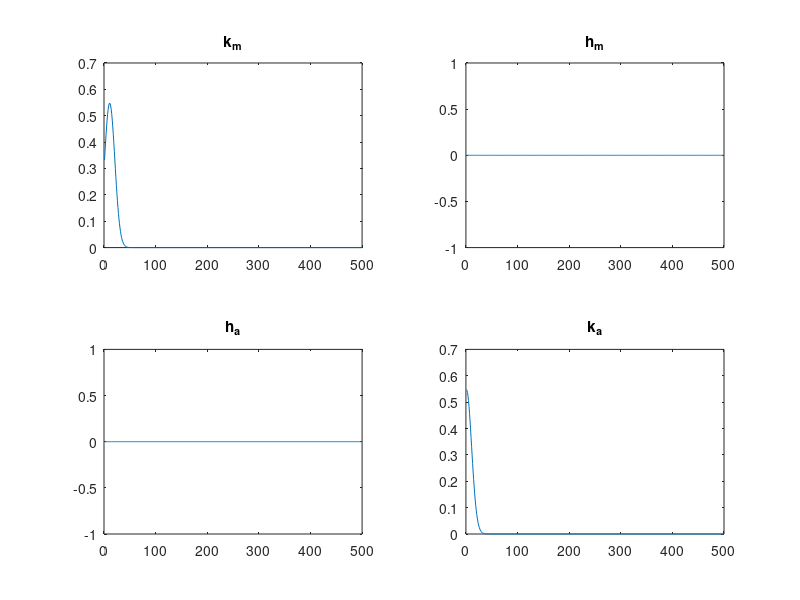
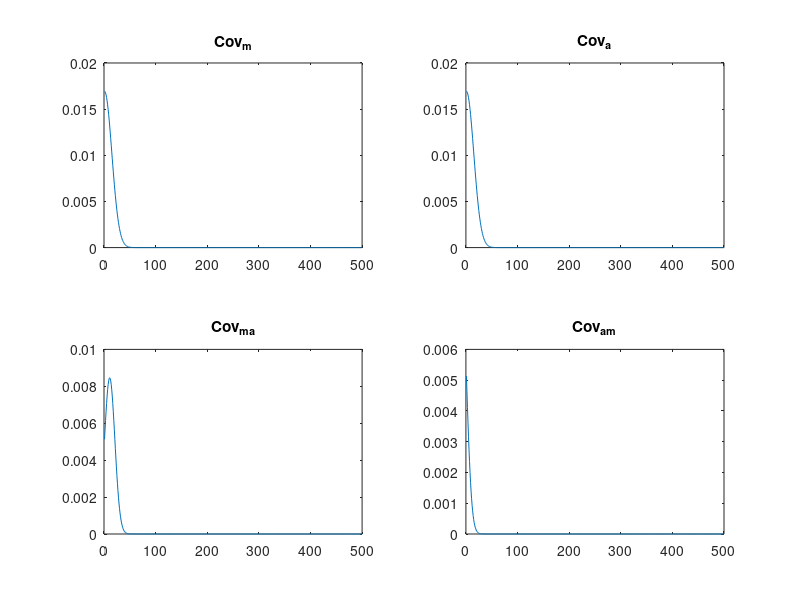
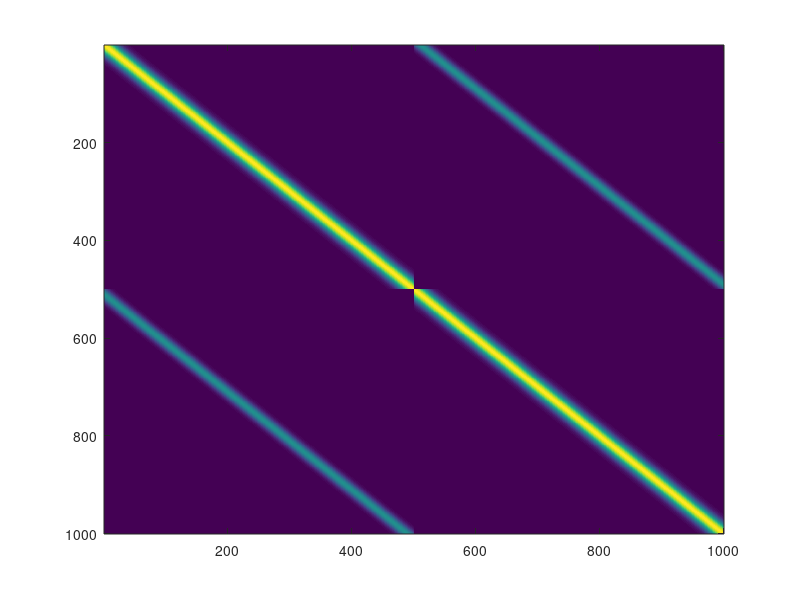
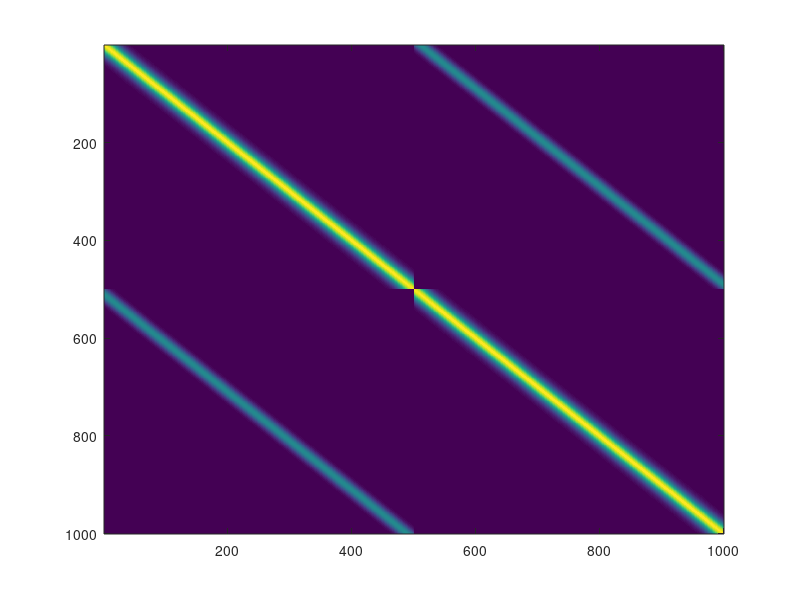

These figures' MATLAB source, in order: (Note: this script raises an error after producing the figures.)
% Short script to test analytical results regarding correlations between
% RFP and GcAMP that follow from our model assumptions
clear all;close all
%% Set recording parameters
T = 500; %length of recording
Ta = 10;%lag between activity and motion
t = 0:T-1;
%% Set parameters for coupled GP's
% Set means of tiem series
mu_a = 3;% Mean activity
mu_m = 2;% mean motion artifact

% Set parameters for convolution kernels of coupled components
mlenc = 10;%motion coupled length scale
mrhoc = sqrt(.3);%motion coupled standard deviation
alenc = 10;%activity autocovariance length scale
arhoc =sqrt(.3);%activity marginal standard deviation
lagm = 10;

% Set parameters for convolutions kernels of independent components
mrhoi = 0;%sqrt(1-mrhoc^2);
mleni = .8*mlenc;
arhoi =0;%sqrt(1-arhoc^2);
aleni = .5*alenc;

% Define convolution kernels
km = mrhoc*exp(-(t-lagm).^2/mlenc^2/2);
ka = arhoc*exp(-t.^2/alenc^2/2);
hm = mrhoi*exp(-(t).^2/mleni^2/2);
ha = arhoi*exp(-(t).^2/aleni^2/2);

figure;
subplot(221);plot(km);title('k_m')
subplot(222);plot(hm);title('h_m')
subplot(223);plot(ha);title('h_a')
subplot(224);plot(ka);title('k_a')

% Define functions that make covariances
cov_ii = @(rho,len,tt)(sqrt(pi)^-1*rho^2*exp(-tt.^2/len^2/4)/len);
covamfun = @(arho,mrho,alen,mlen,Sig,lag,tt)(sqrt(2*pi)^-1*arho*mrho*exp(-(tt-lag).^2/Sig/4)/sqrt(alen^2+mlen^2)); % anonymous function for cov

% Set parameters of covariance kernels based on convolution kernel
% parameters
Sigma_am = alenc^2*mlenc^2/(alenc^2+mlenc^2);
cov_mc = cov_ii(mrhoc,mlenc,t);
cov_ac = cov_ii(arhoc,alenc,t);
cov_mi = cov_ii(mrhoi,mleni,t);
cov_ai = cov_ii(arhoi,aleni,t);
cov_ma = covamfun(arhoc,mrhoc,alenc,mlenc,Sigma_am,lagm,t);
cov_am = covamfun(arhoc,mrhoc,alenc,mlenc,Sigma_am,lagm,-t);

% Define auto- and cross-covariance sequences
Covm = cov_mc + cov_mi;
Cova = cov_ac + cov_ai;
Covma = cov_ma;
Covam = cov_am;

figure;
subplot(221);plot(Covm);title('Cov_m')
subplot(222);plot(Cova);title('Cov_a')
subplot(223);plot(Covma);title('Cov_{ma}')
subplot(224);plot(Covam);title('Cov_{am}')

% % Make joint covariance matrices
Cm = toeplitz(Covm);
Ca = toeplitz(Cova);

Cma = zeros(T,T);Cam = Cma;
for tt = 1:T
    Cma(tt,:) = covamfun(arhoc,mrhoc,alenc,mlenc,Sigma_am,lagm,-tt+1+t);
    Cam(tt,:) = covamfun(arhoc,mrhoc,alenc,mlenc,Sigma_am,lagm,tt-1-t);
end

C = [Cm Cma;Cam Ca];
mu = [ones(T,1)*mu_m;ones(T,1)*mu_a];
figure;imagesc(C)
%% Generate latent states

% Condition covariance
[U,lamb] = eig(C);
l = diag(lamb);
l(l<1e-10*max(l))=0;
CC = U*diag(l)*U';
figure;imagesc(CC)

x = mvnrnd(zeros(2*T,1),CC);
m = x(1:T);
a = x(T+1:end);

figure;
subplot(211);plot(t,m,t,a)
legend('motion','activity')

empRma = crosscorr(a,m);
subplot(212);plot(empRma)
%% Generate observations

% Set noise variance for observations
rnsestd = mu_m/2;
gnsestd = mu_m/3;
r = m + randn(1,T)*rnsestd;
g = a.*m + randn(1,T)*gnsestd;
figure;
subplot(211);plot(t,r)
subplot(212);plot(t,g)
% plot(t,r,'r',t,g,'g')
% legend('RFP','GcAMP')
return
%% Empirical covariances
empRr = autocorr(r);
figure;plot(1:length(empRr),empRr,1:length(empRr),Rm(1:length(empRr))/(rnsevar+mrho)+rnsevar/(rnsevar+mrho)*[1 zeros(1,length(empRr)-1)])

figure;plot(crosscorr(G,R));title('R G crosscorr')
figure;plot(autocorr(R));title('R autocorr')
figure;plot(autocorr(G));title('G autocorr')

%% Theoretical covariances
delta = zeros(length(Rm),1);%delta function
delta(round((length(Rm)-1)/2 + 1)) = 1;

RrT = Rm + delta'*rnsevar;
RgT = Ra*Rm + Ram.*flip(Ram) + mu_a*mu_a*Rm + mu_m*mu_m*Ra;


